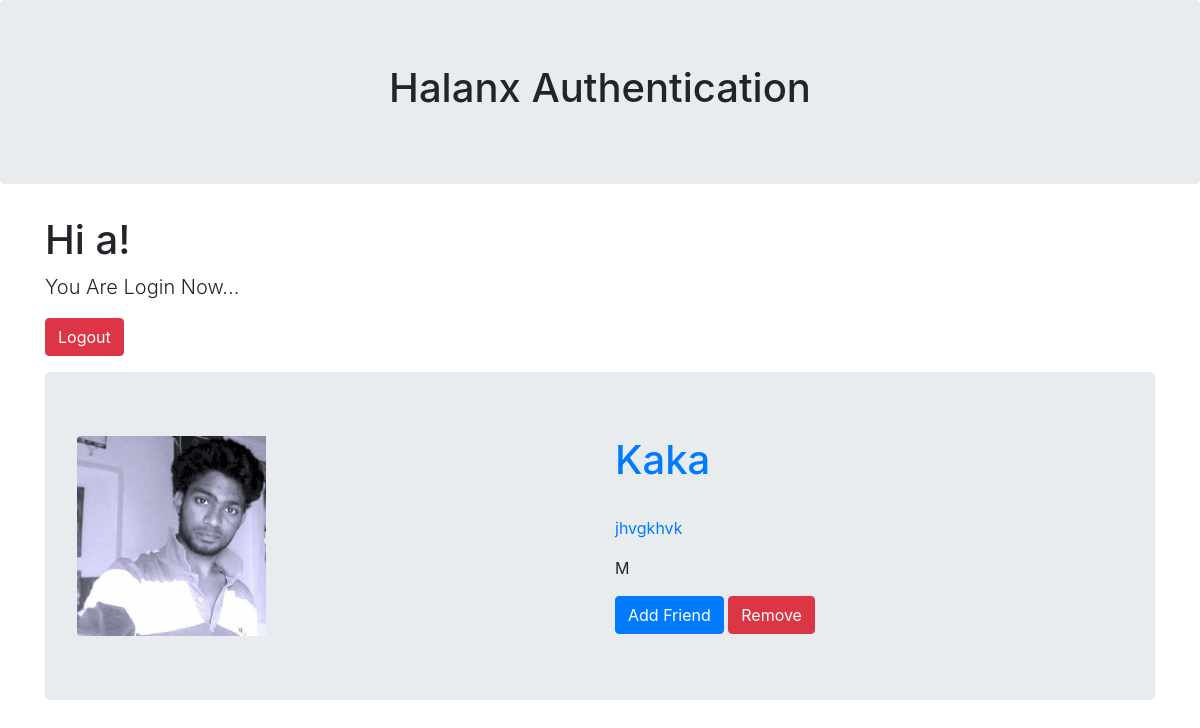
Before: /profile/jhgk/ (signed in) with the older database file.
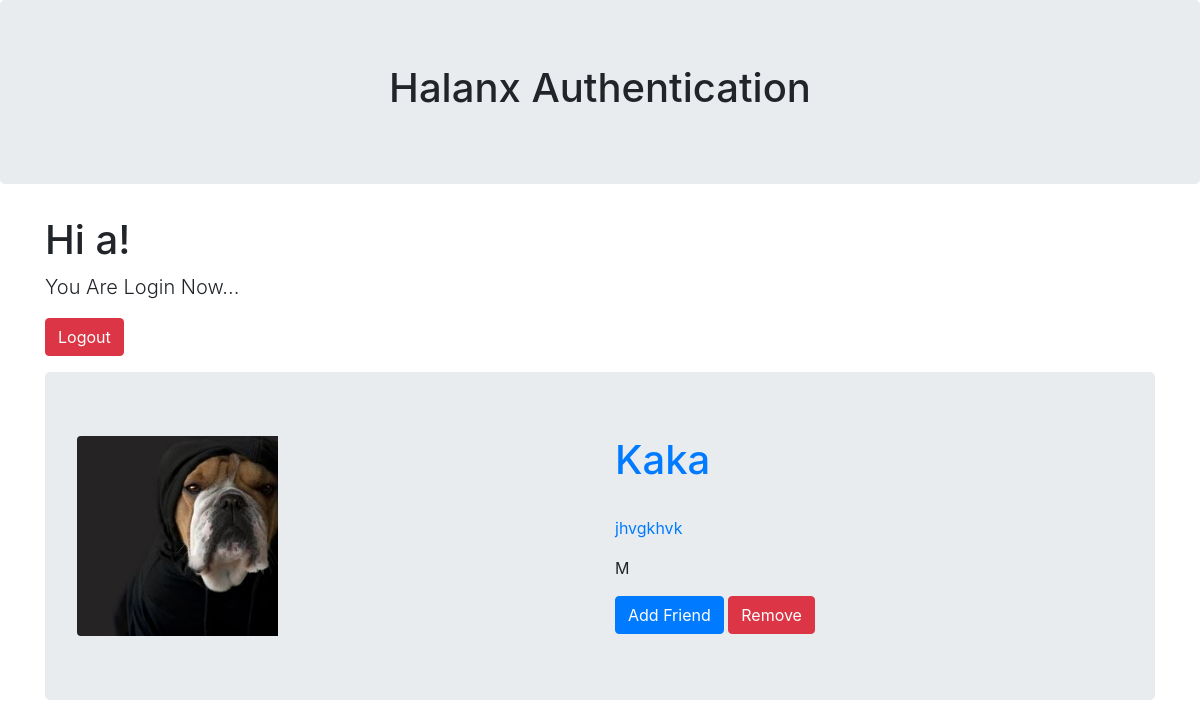
After: the same page with the newer database file.
### accounts/models.py (models this page shows, shortened)
class Profile(models.Model):
    GENDER_CHOICES = (
        ('M', 'male'),
        ('F', 'female'),
        ('O', 'other')
    )
    user = models.OneToOneField(CustomUser, on_delete = models.CASCADE,related_name='profile')
    phone_number = models.CharField(unique = True, max_length=20,default=uuid.uuid4)
    profile_picture = models.ImageField(upload_to='profile_picture/',blank=True)
    gender = models.CharField(max_length = 2, choices = GENDER_CHOICES)
    date_of_birth = models.DateTimeField(null = True, blank = True)
    friends = models.ManyToManyField("self")
    slug = models.SlugField()
    permanent_address = models.OneToOneField(Address, on_delete = models.CASCADE, related_name = 'permanent_address',null=True)
    company_address = models.OneToOneField(Address, on_delete = models.CASCADE, related_name = 'company_address',null=True)
    USERNAME_FIELD = 'user.email'
    REQUIRED_FIELDS = []

class CustomUser(AbstractUser):
    pass

class Address(models.Model):
    street_address = models.CharField('StreetAddress', max_length = 250)
    city = models.CharField('city', max_length = 50)
    state = models.CharField('state', max_length= 50)
    pincode = models.CharField('pincode', max_length=10)
    country = CountryField()
    def __str__(self):
        return self.street_address

### accounts/views.py (the view)
# urls.py: path('profile/<slug>/',ProfileView.as_view(),name = 'profile'),
class ProfileView(View):
    model = Profile
    template_name = 'accounts/profile.html'
    def get(self, request, slug):
        profile = get_object_or_404(Profile, slug=slug)
        context = {
            'profile':profile
        }
        return render(request, self.template_name, context)

### templates/accounts/profile.html
{% extends 'base.html' %}
{% load static %}
{% block content %}
{% if user.is_authenticated %}
    <h1>Hi {{user.username}}!</h1><p class="lead">You Are Login Now...</p>
<p><a href="{% url 'logout' %}" class="btn btn-danger">Logout</a></p>
<div class="jumbotron">
	<div class="row">
	{% if profile %}
		<div class="col-md-6">
			{% if profile.profile_picture %}
				<img src="{{ profile.profile_picture.url }}"class="img-responsive rounded pr-2" alt=""style="height: 200px;">
			{% endif %}
		</div>
		<div class="col-md-6">
			<h1 class="text-primary">{{ profile.user.username }}</h1><br>
			<p class="text-primary text-justify">{{ profile.permanent_address }}</p>
			<p>{{ profile.gender }}</p>
			<button class="btn btn-primary">Add Friend</button>
			<button class="btn btn-danger">Remove</button>
		</div>
	{% endif %}
	</div>
</div>
{% endif %}
{% endblock %}

Changed rows visible on the page:
changed Profile "Kaka": profile_picture: a different picture
